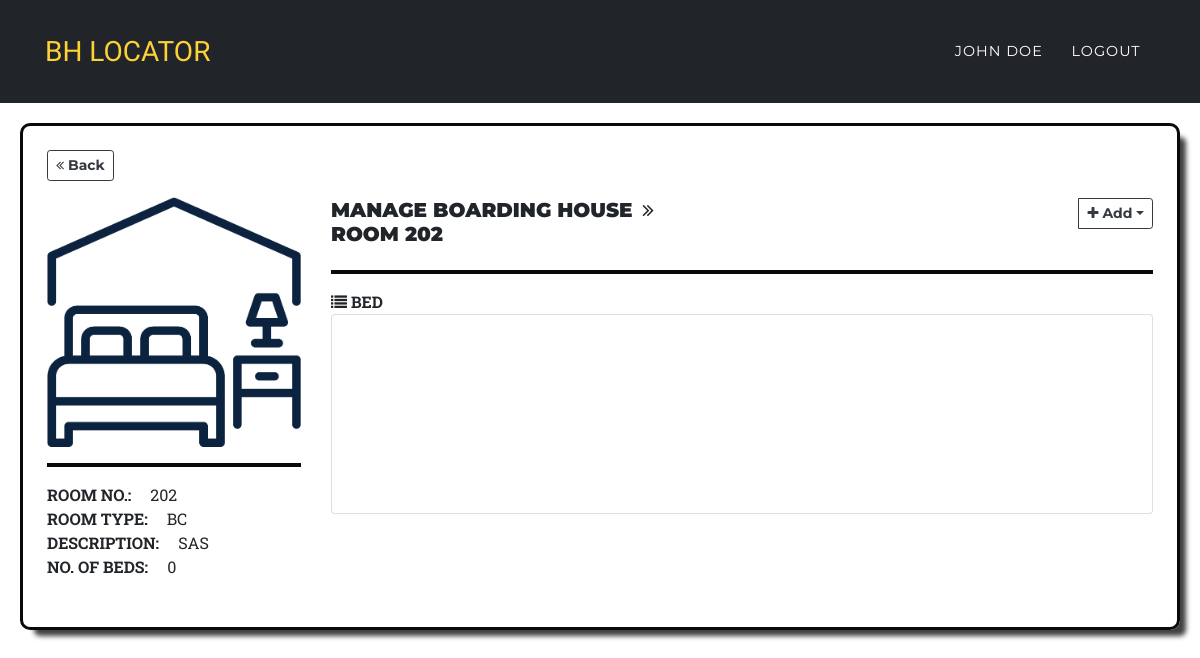
Screenshot of /owner/rooms.php?bhouse_id=2&&room_id=14 (signed in) with the database file from the repository.
### tables this page shows
CREATE TABLE `room` (
  `room_id` int(11) NOT NULL,
  `bhouse_id` int(20) NOT NULL,
  `room_no` varchar(20) NOT NULL,
  `description` text NOT NULL,
  `room_type_id` int(20) NOT NULL,
  `image` varchar(200) NOT NULL,
  `amenities` varchar(60) NOT NULL,
  `room_added` datetime NOT NULL DEFAULT current_timestamp()
);

CREATE TABLE `room_type` (
  `room_type_id` int(11) NOT NULL,
  `bhouse_id` varchar(20) NOT NULL,
  `type_name` varchar(60) NOT NULL
);

### view_pages/view_room.php (shortened to what this page needs)
<div class="row">
    <div class="col-md-3">
        <div class="">
            <a href="../owner/manage_house.php?bhouse_id=<?=$bhouse_id;?>"><button class="btn btn-sm btn-outline-dark mb-3"> <i class="fa fa-angle-double-left"></i> Back</button></a>
        </div>
        <div class="">
                <img class="card-img-top" src="../models/upload_room/<?=$image;?>" alt="Card image cap" height="250px" width="250px">
                <hr style="border: 2px solid #0a0a0a;">
                <span class="text-center text-uppercase">
                    <b>ROOM NO.:</b> <span style="margin-left: 15px"><?=$rm_no;?></span><br>
                    <b>ROOM TYPE:</b> <span style="margin-left: 15px">
                                        <?php
                                            $get = mysqli_query($conn,"SELECT *FROM room_type WHERE room_type_id='$room_type' ");
                                            $get_nm =mysqli_fetch_assoc($get);
                                            echo $get_nm['type_name'];
                                        ?>
                    </span><br>
                    <b>Description:</b> <span style="margin-left: 15px"><?=$description;?></span><br>
                    <b>NO. OF BEDS:</b> <span style="margin-left: 15px"><?=$count_bed;?></span><br>
                </span><br>
        </div>
    </div>
    <div class="col-md-9">
        <br><br>
        <div class="">
            <div class="">
                <div class="row">
                        <div class="col-md-6">
                            <h5><b>MANAGE BOARDING HOUSE    <span class="ml-1"> <i class="fa fa-angle-double-right"></i> ROOM <?=$rm_no;?></span></b></h5>
                        </div>
                        <div class="col-md-2"></div>
                        <div class="col-md-4">
                            <div class="">
                                <div class="row">
                                    <div class="col-md-4"></div>
                                    <div class="col-md-4"></div>
                                    <div class="col-md-4">
                                            <span class="float-right">
                                                    <div class="input-group">
                                                        <div class="input-group-append">
                                                            <button class="btn btn-outline-dark btn-sm dropdown-toggle" type="button" data-toggle="dropdown" aria-expanded="false"><i class="fa fa-plus"></i> Add</button>
                                                    </div>
                                            </span>
                                    </div>
                                </div>
                            </div>
                        </div>
                </div>
            </div> <hr style="border: 2px solid #0a0a0a;">
            <div class="">
                <div class="row">
                        <div class="col-md-12">
                                <div class="row">
                                    <div class="col-sm-4">
                                        <h7><b><i class="fa fa-list"></i> BED</b></h7>
                                    </div>
                                    <div class="col-sm-4"></div>
                                    <div class="col-sm-4"></div>
                                </div>
                                <div class="table-responsive card" style="height:200px">
                                </div>
                        </div>
                </div>
            </div><br>
        </div>
    </div>
</div>

### resources/css/style.css (style rules this page uses)
html,body { margin: 0 auto; max-width: 100%; }

### assets/css/mySTYLE.css (style rules this page uses)
body { overflow-x: hidden; font-family: 'Roboto Slab', 'Helvetica Neue', Helvetica, Arial, sans-serif; }
a { color: #fed136; }
h1, h2, h3, h4, h5, h6 { font-weight: 700; font-family: 'Montserrat', 'Helvetica Neue', Helvetica, Arial, sans-serif; }
.btn { font-family: 'Montserrat', 'Helvetica Neue', Helvetica, Arial, sans-serif; font-weight: 700; }

### rows the page displays
room: image (picture), room_no "202", description "SAS"
room_type: type_name "BC"

### other values shown
$_SESSION['fullname'] "JOHN DOE"
$count_bed "0"
